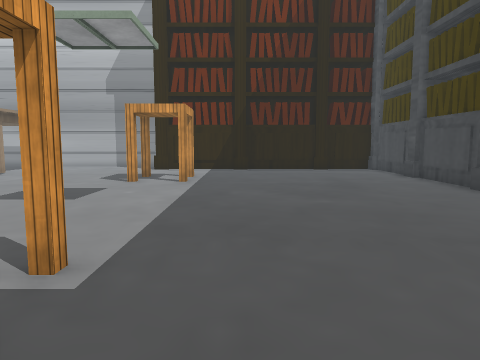
[1] (above)

12 first-person views from a walk through a 3-D level made in the Unity game engine. The camera is 1.3 m above the floor, tilts 6° down and sees 70° across. The floor is counted in squares, 1 m on a side. Each view is taken from the middle of a square. On the plan, view 1 faces up. The plan holds only what a view shows up to about 15 squares ahead; the rest is blank. Some surface patterns are stand-ins.

[2]
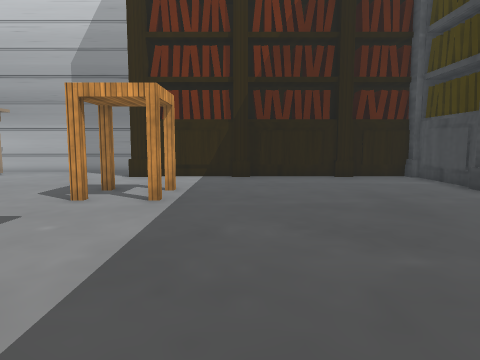

[3]
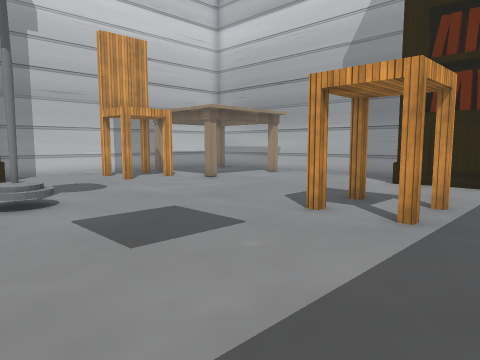

[4]
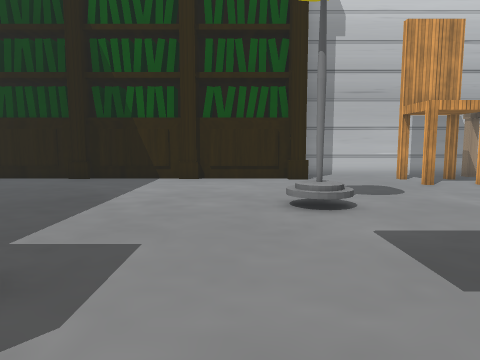

[5]
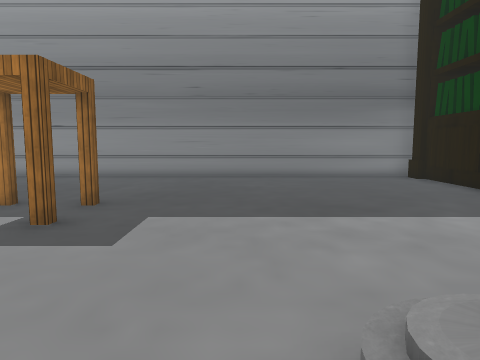

[6]
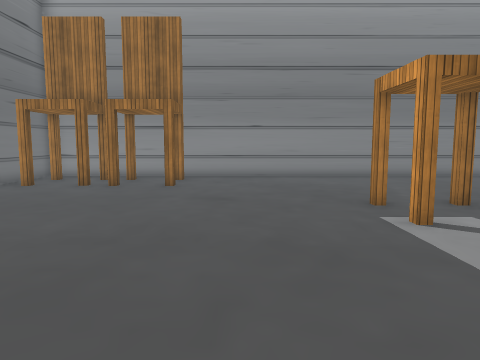

[7]
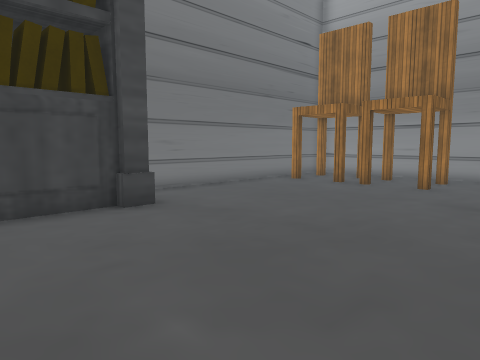

[8]
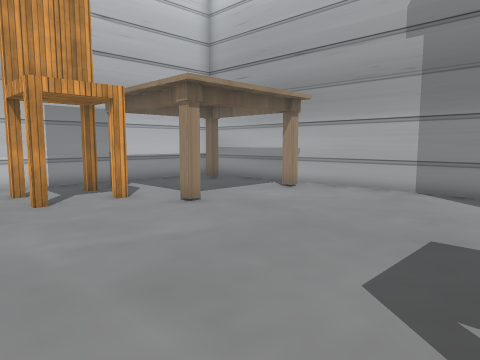

[9]
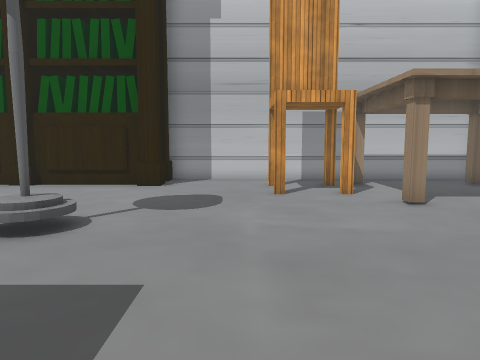

[10]
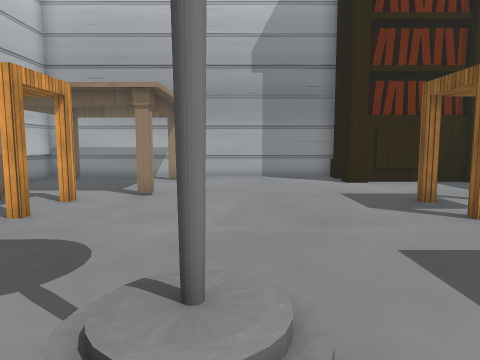

[11]
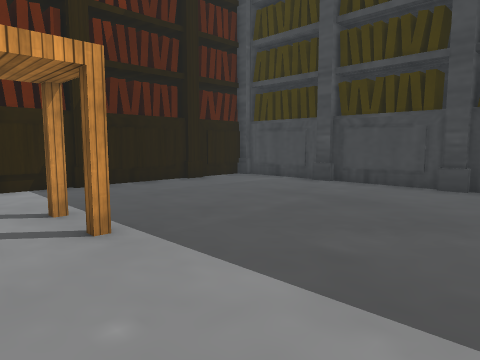

[12]
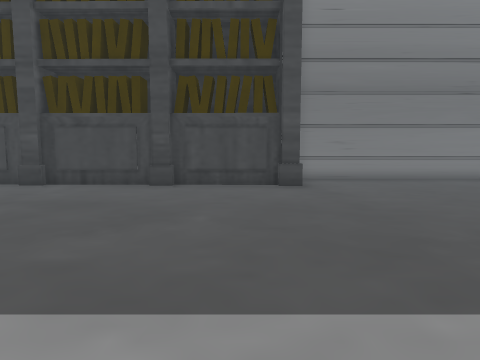

### Floor plan
Key: @ floor where view 1 was taken; # wall or solid block; . floor.
Columns run from 16 left of view 1 to 9 right of it. Each row starts with its distance up from view 1.
 20 #############
 19 #...........#
 18 #...........############
 17 #......................#
 16 #......................#
 15 #.....#................#
 14 #...#.......#.#........#
 13 #......................#
 12 #.#.#.......#.#........#
 11 #......................#
 10 #......................#
  9 #......................#
  8 ###.....#..............#
  7   #....................#
  6   #....................#
  5   #....................###
  4   #......................#
  3   #......................#
  2   #......................#
  1   #......................#
  0   #.............@........#
 -1   #......................#
 -2   #................#.##.##
 -3   #.....................##
 -4   #..................##.#
 -5   #######################

Positions as (right, up) in squares from view 1, and headings:
1: (0, 0), facing up
2: (0, 4), facing up
3: (0, 6), facing up-left
4: (-1, 6), facing left
5: (-7, 9), facing down
6: (1, 9), facing down
7: (0, 9), facing down-right
8: (-4, 10), facing up-left
9: (-3, 11), facing left
10: (-8, 6), facing up
11: (-4, 7), facing up-right
12: (-4, 7), facing right
